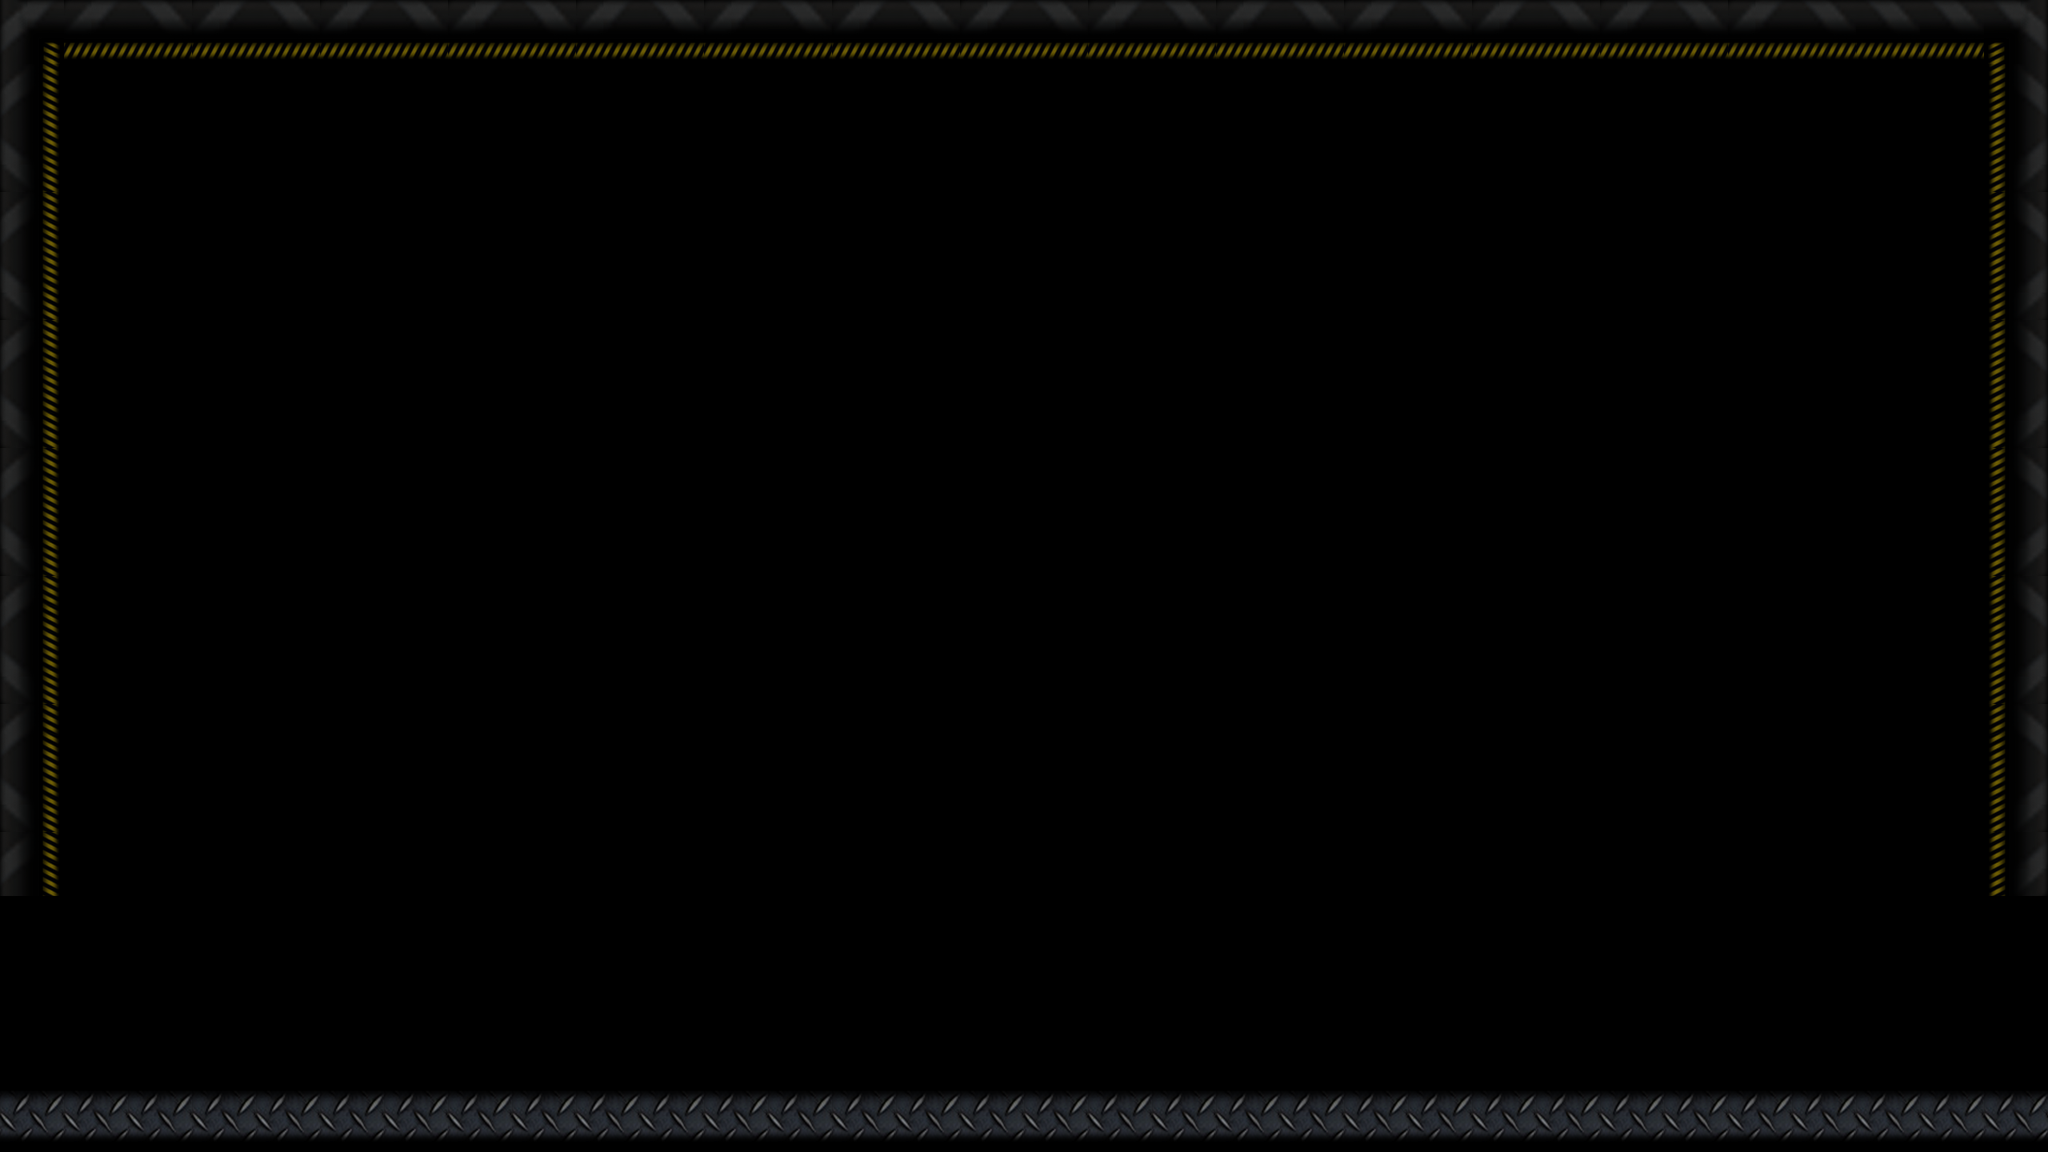

A level layout from a 2D game, rendered from its tile map. Below: a short description, then the map file with tile-grid data replaced by summaries:
An orthogonal 32x18 tile map with 80x80 px tiles, 1 tile layer (Tile Layer 1).

<map version="1.0" orientation="orthogonal" width="32" height="18" tilewidth="80" tileheight="80">
 <tileset firstgid="1" name="TileSheet" tilewidth="80" tileheight="80">
  <image source="src/tiles.png" width="1600" height="1600" />
  <tile id="0">
   <properties>
    <property name="blocked" value="true" />
   </properties>
  </tile>
  <tile id="1">
   <properties>
    <property name="blocked" value="true" />
   </properties>
  </tile>
  <tile id="2">
   <properties>
    <property name="blocked" value="true" />
   </properties>
  </tile>
  <tile id="3">
   <properties>
    <property name="blocked" value="true" />
   </properties>
  </tile>
  <tile id="20">
   <properties>
    <property name="blocked" value="true" />
   </properties>
  </tile>
  <tile id="21">
   <properties>
    <property name="blocked" value="true" />
   </properties>
  </tile>
  <tile id="22">
   <properties>
    <property name="climbable" value="true" />
   </properties>
  </tile>
  <tile id="23">
   <properties>
    <property name="blocked" value="true" />
   </properties>
  </tile>
  <tile id="40">
   <properties>
    <property name="blocked" value="true" />
   </properties>
  </tile>
  <tile id="41">
   <properties>
    <property name="climbable" value="true" />
   </properties>
  </tile>
  <tile id="42">
   <properties>
    <property name="climbable" value="true" />
   </properties>
  </tile>
  <tile id="43">
   <properties>
    <property name="blocked" value="true" />
   </properties>
  </tile>
 </tileset>
 <layer name="Tile Layer 1" width="32" height="18">
  <data>[576 cells, 105 non-empty, 10 distinct tile ids]</data>
 </layer>
</map>
